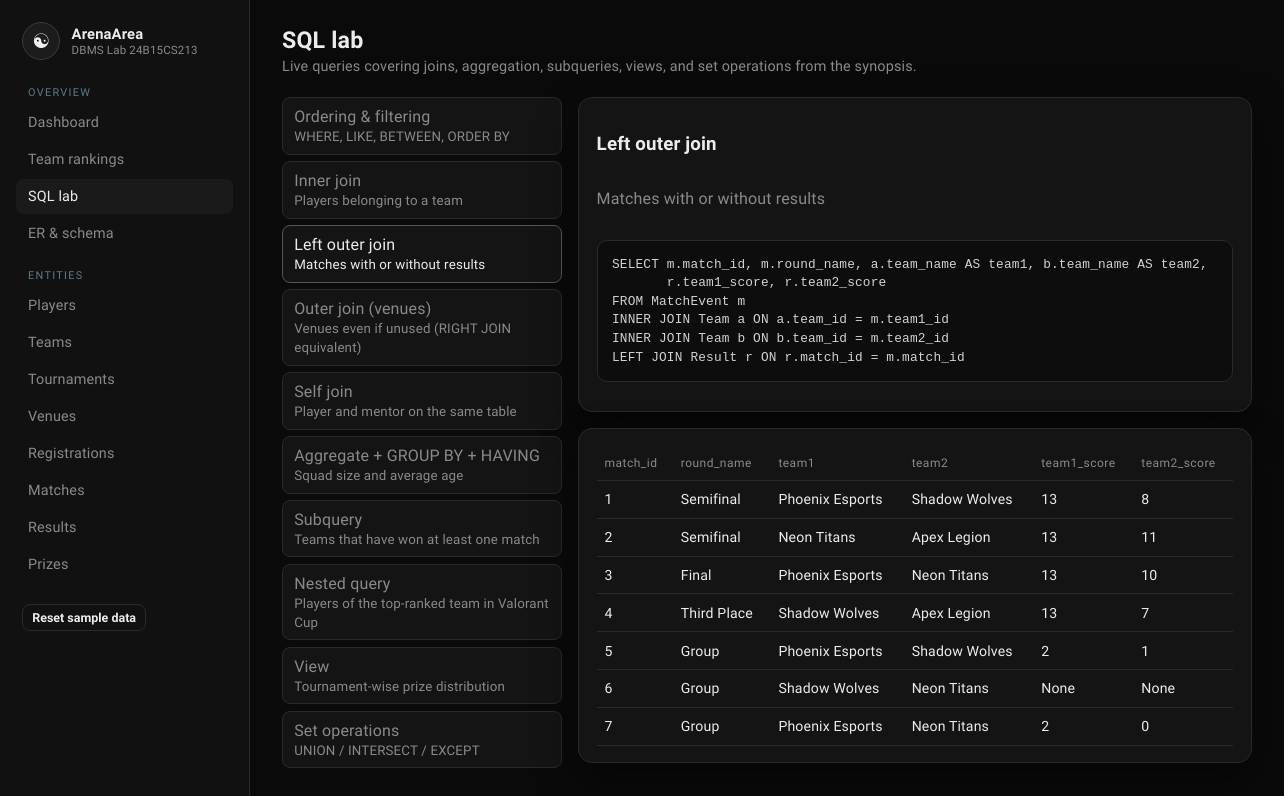
The app's page /sql-lab?q=left with its own data.
### tables this page shows
CREATE TABLE Result (
    result_id      INTEGER PRIMARY KEY AUTOINCREMENT,
    match_id       INTEGER NOT NULL UNIQUE,
    winner_team_id INTEGER,
    team1_score    INTEGER NOT NULL CHECK (team1_score >= 0),
    team2_score    INTEGER NOT NULL CHECK (team2_score >= 0),
    remarks        TEXT,
    FOREIGN KEY (match_id)       REFERENCES MatchEvent(match_id) ON DELETE CASCADE,
    FOREIGN KEY (winner_team_id) REFERENCES Team(team_id)
);

CREATE TABLE MatchEvent (
    match_id      INTEGER PRIMARY KEY AUTOINCREMENT,
    tournament_id INTEGER NOT NULL,
    team1_id      INTEGER NOT NULL,
    team2_id      INTEGER NOT NULL,
    venue_id      INTEGER NOT NULL,
    match_date    TEXT    NOT NULL,
    round_name    TEXT    NOT NULL
                          CHECK (round_name IN ('Group', 'Quarterfinal', 'Semifinal', 'Final', 'Third Place')),
    status        TEXT    NOT NULL DEFAULT 'Scheduled'
                          CHECK (status IN ('Scheduled', 'Live', 'Completed', 'Cancelled')),
    CHECK (team1_id <> team2_id),
    FOREIGN KEY (tournament_id) REFERENCES Tournament(tournament_id) ON DELETE CASCADE,
    FOREIGN KEY (team1_id)      REFERENCES Team(team_id),
    FOREIGN KEY (team2_id)      REFERENCES Team(team_id),
    FOREIGN KEY (venue_id)      REFERENCES Venue(venue_id)
);

CREATE TABLE Team (
    team_id      INTEGER PRIMARY KEY AUTOINCREMENT,
    team_name    TEXT    NOT NULL UNIQUE,
    coach_name   TEXT    NOT NULL,
    founded_year INTEGER NOT NULL CHECK (founded_year BETWEEN 2000 AND 2100),
    status       TEXT    NOT NULL DEFAULT 'Active'
                         CHECK (status IN ('Active', 'Inactive'))
);

### app.py (the view)
@app.route("/sql-lab")
def sql_lab():
    selected = request.args.get("q", SQL_DEMOS[0]["id"])
    demo = next((d for d in SQL_DEMOS if d["id"] == selected), SQL_DEMOS[0])
    columns, rows, error = [], [], None
    try:
        fetched = query(demo["sql"])
        if fetched:
            columns = fetched[0].keys()
            rows = fetched
    except sqlite3.Error as exc:
        error = str(exc)
    return render_template("sql_lab.html", demos=SQL_DEMOS, demo=demo, columns=columns, rows=rows, error=error)

### app.py (called while the page is built)
def get_db():
    if "db" not in g:
        g.db = sqlite3.connect(DB_PATH)
        g.db.row_factory = sqlite3.Row
        g.db.execute("PRAGMA foreign_keys = ON")
    return g.db

def query(sql, args=(), one=False):
    cur = get_db().execute(sql, args)
    rows = cur.fetchall()
    cur.close()
    return (rows[0] if rows else None) if one else rows

### templates/sql_lab.html (shortened to what this page needs)
{% extends "base.html" %}
{% block content %}
<div class="topbar">
  <div>
    <h2>SQL lab</h2>
    <p>Live queries covering joins, aggregation, subqueries, views, and set operations from the synopsis.</p>
  </div>
</div>
<div class="sql-layout">
  <div class="sql-nav">
    {% for d in demos %}
      <a class="{% if d.id == demo.id %}active{% endif %}" href="{{ url_for('sql_lab', q=d.id) }}">
        {{ d.title }}<br><small>{{ d.topic }}</small>
      </a>
    {% endfor %}
  </div>
  <div>
    <div class="card">
      <h3>{{ demo.title }}</h3>
      <p class="empty">{{ demo.topic }}</p>
      <pre class="sql">{{ demo.sql.strip() }}</pre>
    </div>
    <div class="card" style="margin-top:1rem;">
      {% if error %}
        <div class="flash err">{{ error }}</div>
      {% else %}
      <table>
        <thead>
          <tr>{% for c in columns %}<th>{{ c }}</th>{% endfor %}</tr>
        </thead>
        <tbody>
        {% for row in rows %}
          <tr>{% for c in columns %}<td>{{ row[c] }}</td>{% endfor %}</tr>
        {% else %}
          <tr><td class="empty">No rows.</td></tr>
        {% endfor %}
        </tbody>
      </table>
      {% endif %}
    </div>
  </div>
</div>
{% endblock %}

### static/style.css (style rules this page uses)
:root { --bg: #0a0a0a; --panel: #141414; --panel-2: #1a1a1a; --line: #2a2a2a; --text: #ececec; --muted: #8a8a8a; --mint: #cfcfcf; --mint-dim: #3a3a3a; --coral: #9a9a9a; --gold: #d0d0d0; --blue: #b8b8b8; --shadow: 0 18px 40px rgba(0, 0, 0, 0.45); }
* { box-sizing: border-box; }
html, body { margin: 0; min-height: 100%; }
body { font-family: "Sora", sans-serif; background: var(--bg); color: var(--text); letter-spacing: 0.01em; }
a { color: var(--mint); text-decoration: none; }
.topbar { display: flex; justify-content: space-between; align-items: flex-start; gap: 1rem; margin-bottom: 1.4rem; }
.topbar h2 { margin: 0 0 0.25rem; font-size: 1.45rem; }
.topbar p { margin: 0; color: var(--muted); font-size: 0.9rem; }
.card { background: var(--panel); border: 1px solid var(--line); border-radius: 14px; padding: 1rem 1.1rem; box-shadow: var(--shadow); }
table { width: 100%; border-collapse: collapse; font-size: 0.88rem; }
th, td { text-align: left; padding: 0.65rem 0.5rem; border-bottom: 1px solid var(--line); vertical-align: middle; }
th { color: var(--muted); font-weight: 500; font-size: 0.75rem; letter-spacing: 0.04em; }
.sql-layout { display: grid; grid-template-columns: 280px 1fr; gap: 1rem; }
.sql-nav a { display: block; padding: 0.55rem 0.7rem; border: 1px solid var(--line); border-radius: 8px; margin-bottom: 0.4rem; color: var(--muted); background: var(--panel); }
.sql-nav a.active { border-color: #555; color: var(--text); }
pre.sql { background: #0d0d0d; border: 1px solid var(--line); border-radius: 10px; padding: 0.9rem; overflow: auto; color: #d2d2d2; font-size: 0.8rem; line-height: 1.45; }
.empty { color: var(--muted); padding: 1rem 0; }

### records on screen
Result: match_id "1" "Semifinal" "Phoenix Esports" "Shadow Wolves" "13" "8"
Result: match_id "2" "Semifinal" "Neon Titans" "Apex Legion" "13" "11"
Result: match_id "3" "Final" "Phoenix Esports" "Neon Titans" "13" "10"
Result: match_id "4" "Third Place" "Shadow Wolves" "Apex Legion" "13" "7"
Result: match_id "5" "Group" "Phoenix Esports" "Shadow Wolves" "2" "1"
MatchEvent: match_id "6" "Group" "Shadow Wolves" "Neon Titans" "None" "None"
Result: match_id "7" "Group" "Phoenix Esports" "Neon Titans" "2" "0"

### other values on screen
{{ d.title }} "Ordering & filtering" "Inner join" "Left outer join" "Outer join (venues)" "Self join" "Aggregate + GROUP BY + HAVING" "Subquery" "Nested query" "View" "Set operations"
{{ d.topic }} "WHERE, LIKE, BETWEEN, ORDER BY" "Players belonging to a team" "Matches with or without results" "Venues even if unused (RIGHT JOIN equivalent)" "Player and mentor on the same table" "Squad size and average age" "Teams that have won at least one match" "Players of the top-ranked team in Valorant Cup" "Tournament-wise prize distribution" "UNION / INTERSECT / EXCEPT"
{{ demo.title }} "Left outer join"
{{ demo.topic }} "Matches with or without results"
{{ c }} "match_id" "round_name" "team1" "team2" "team1_score" "team2_score"
